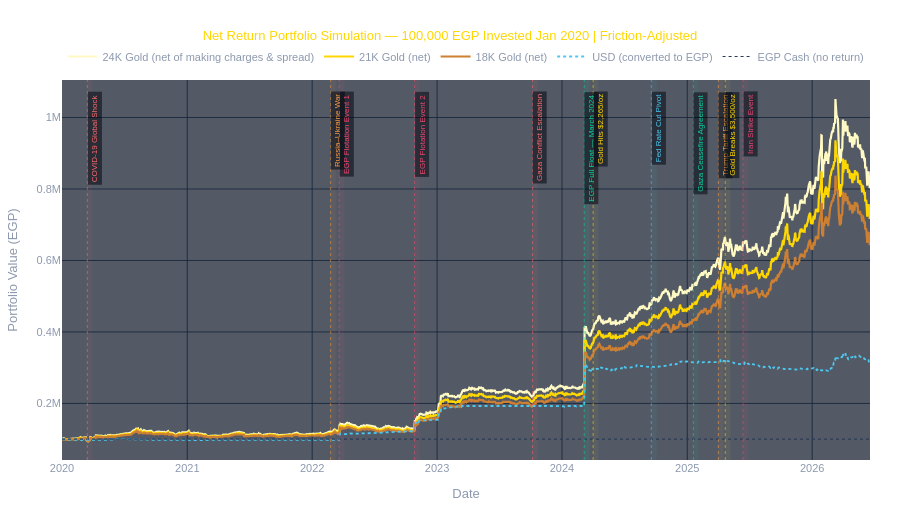

The code cell stored with this chart in its notebook:
### Code cell
# ─── Chart 3: Net Portfolio Performance - All Asset Classes ──────────────────

KARAT_COLORS = {'24K': '#FFF9C4', '21K': '#FFD700', '18K': '#CD7F32'}

fig3 = go.Figure()

fig3.add_trace(go.Scatter(
    x=df_portfolio.index, y=df_portfolio['port_24k_net'],
    name='24K Gold (net of making charges & spread)',
    line=dict(color=KARAT_COLORS['24K'], width=2.2),
    hovertemplate='24K: %{y:,.0f} EGP<extra></extra>'
))

fig3.add_trace(go.Scatter(
    x=df_portfolio.index, y=df_portfolio['port_21k_net'],
    name='21K Gold (net)',
    line=dict(color=KARAT_COLORS['21K'], width=2.2),
    hovertemplate='21K: %{y:,.0f} EGP<extra></extra>'
))

fig3.add_trace(go.Scatter(
    x=df_portfolio.index, y=df_portfolio['port_18k_net'],
    name='18K Gold (net)',
    line=dict(color=KARAT_COLORS['18K'], width=2.2),
    hovertemplate='18K: %{y:,.0f} EGP<extra></extra>'
))

fig3.add_trace(go.Scatter(
    x=df_portfolio.index, y=df_portfolio['port_usd'],
    name='USD (converted to EGP)',
    line=dict(color='#4CC9F0', width=1.8, dash='dot'),
    hovertemplate='USD: %{y:,.0f} EGP<extra></extra>'
))

fig3.add_trace(go.Scatter(
    x=df_portfolio.index, y=df_portfolio['port_cash'],
    name='EGP Cash (no return)',
    line=dict(color='#2A3A55', width=1.2, dash='dot'),
    hovertemplate='Cash: %{y:,.0f} EGP<extra></extra>'
))

add_crisis_overlays(fig3, df_portfolio.index)

fig3.update_layout(
    **PLOTLY_BASE,
    height=520,
    title=dict(
        text='Net Return Portfolio Simulation \u2014 100,000 EGP Invested Jan 2020 | Friction-Adjusted',
        font=dict(size=13, color='#FFD700'), x=0.5
    ),
    xaxis=dict(title='Date', gridcolor='rgba(19,34,56,0.8)', zeroline=False),
    yaxis=dict(title='Portfolio Value (EGP)', gridcolor='rgba(19,34,56,0.8)', zeroline=False),
    legend=dict(orientation='h', y=1.10, x=0.5, xanchor='center', bgcolor='rgba(0,0,0,0)')
)

fig3.show()

# Print comparative performance summary
print('\n=== Net Return Performance Summary (EGP 100,000 baseline) ===')
for karat, col in [('24K', 'port_24k_net'), ('21K', 'port_21k_net'), ('18K', 'port_18k_net')]:
    final_val = df_portfolio[col].iloc[-1]
    total_ret = (final_val / 100_000 - 1) * 100
    daily_ret = df_portfolio[col].pct_change().dropna()
    sharpe    = (daily_ret.mean() * 252) / (daily_ret.std() * np.sqrt(252))
    max_dd    = ((df_portfolio[col] / df_portfolio[col].cummax()) - 1).min() * 100
    print(f'  {karat}: Final={final_val:,.0f} EGP | Return={total_ret:+.1f}% | Sharpe={sharpe:.2f} | MaxDD={max_dd:.1f}%')

usd_final = df_portfolio['port_usd'].iloc[-1]
usd_ret   = (usd_final / 100_000 - 1) * 100
print(f'  USD: Final={usd_final:,.0f} EGP | Return={usd_ret:+.1f}%')
print(f'  Cash: Return=0.0% (nominal) | Real return: deeply negative vs inflation')

### Figure 1 — Plotly figure (JSON) as saved in the notebook; plotly's stock layout.template omitted (floating-point values rounded to 4 significant figures; data arrays with more than 128 entries replaced by an {"elided": "..."} marker saying what was removed)
{"data": [{"hovertemplate": "24K: %{y:,.0f} EGP<extra></extra>", "line": {"color": "#FFF9C4", "width": 2.2}, "name": "24K Gold (net of making charges & spread)", "type": "scatter", "x": {"elided": "1684 str values"}, "y": {"elided": "1684 float values"}}, {"hovertemplate": "21K: %{y:,.0f} EGP<extra></extra>", "line": {"color": "#FFD700", "width": 2.2}, "name": "21K Gold (net)", "type": "scatter", "x": {"elided": "1684 str values"}, "y": {"elided": "1684 float values"}}, {"hovertemplate": "18K: %{y:,.0f} EGP<extra></extra>", "line": {"color": "#CD7F32", "width": 2.2}, "name": "18K Gold (net)", "type": "scatter", "x": {"elided": "1684 str values"}, "y": {"elided": "1684 float values"}}, {"hovertemplate": "USD: %{y:,.0f} EGP<extra></extra>", "line": {"color": "#4CC9F0", "dash": "dot", "width": 1.8}, "name": "USD (converted to EGP)", "type": "scatter", "x": {"elided": "1684 str values"}, "y": {"elided": "1684 float values"}}, {"hovertemplate": "Cash: %{y:,.0f} EGP<extra></extra>", "line": {"color": "#2A3A55", "dash": "dot", "width": 1.2}, "name": "EGP Cash (no return)", "type": "scatter", "x": {"elided": "1684 str values"}, "y": {"elided": "1684 float values"}}], "layout": {"annotations": [{"bgcolor": "rgba(3,6,15,0.55)", "borderpad": 2, "font": {"color": "#FF6B6B", "family": "Arial", "size": 8}, "showarrow": false, "text": "COVID-19 Global Shock", "textangle": -90, "x": "2020-03-15", "xanchor": "left", "xref": "x", "y": 0.97, "yanchor": "top", "yref": "paper"}, {"bgcolor": "rgba(3,6,15,0.55)", "borderpad": 2, "font": {"color": "#FF9F43", "family": "Arial", "size": 8}, "showarrow": false, "text": "Russia–Ukraine War", "textangle": -90, "x": "2022-02-24", "xanchor": "left", "xref": "x", "y": 0.97, "yanchor": "top", "yref": "paper"}, {"bgcolor": "rgba(3,6,15,0.55)", "borderpad": 2, "font": {"color": "#EF476F", "family": "Arial", "size": 8}, "showarrow": false, "text": "EGP Flotation Event 1", "textangle": -90, "x": "2022-03-21", "xanchor": "left", "xref": "x", "y": 0.97, "yanchor": "top", "yref": "paper"}, {"bgcolor": "rgba(3,6,15,0.55)", "borderpad": 2, "font": {"color": "#EF476F", "family": "Arial", "size": 8}, "showarrow": false, "text": "EGP Flotation Event 2", "textangle": -90, "x": "2022-10-27", "xanchor": "left", "xref": "x", "y": 0.97, "yanchor": "top", "yref": "paper"}, {"bgcolor": "rgba(3,6,15,0.55)", "borderpad": 2, "font": {"color": "#FF6B6B", "family": "Arial", "size": 8}, "showarrow": false, "text": "Gaza Conflict Escalation", "textangle": -90, "x": "2023-10-07", "xanchor": "left", "xref": "x", "y": 0.97, "yanchor": "top", "yref": "paper"}, {"bgcolor": "rgba(3,6,15,0.55)", "borderpad": 2, "font": {"color": "#06D6A0", "family": "Arial", "size": 8}, "showarrow": false, "text": "EGP Full Float — March 2024", "textangle": -90, "x": "2024-03-06", "xanchor": "left", "xref": "x", "y": 0.97, "yanchor": "top", "yref": "paper"}, {"bgcolor": "rgba(3,6,15,0.55)", "borderpad": 2, "font": {"color": "#FFD700", "family": "Arial", "size": 8}, "showarrow": false, "text": "Gold Hits $2,265/oz", "textangle": -90, "x": "2024-04-01", "xanchor": "left", "xref": "x", "y": 0.97, "yanchor": "top", "yref": "paper"}, {"bgcolor": "rgba(3,6,15,0.55)", "borderpad": 2, "font": {"color": "#4CC9F0", "family": "Arial", "size": 8}, "showarrow": false, "text": "Fed Rate Cut Pivot", "textangle": -90, "x": "2024-09-18", "xanchor": "left", "xref": "x", "y": 0.97, "yanchor": "top", "yref": "paper"}, {"bgcolor": "rgba(3,6,15,0.55)", "borderpad": 2, "font": {"color": "#06D6A0", "family": "Arial", "size": 8}, "showarrow": false, "text": "Gaza Ceasefire Agreement", "textangle": -90, "x": "2025-01-19", "xanchor": "left", "xref": "x", "y": 0.97, "yanchor": "top", "yref": "paper"}, {"bgcolor": "rgba(3,6,15,0.55)", "borderpad": 2, "font": {"color": "#FF9F43", "family": "Arial", "size": 8}, "showarrow": false, "text": "Trump Tariff Escalation", "textangle": -90, "x": "2025-04-02", "xanchor": "left", "xref": "x", "y": 0.97, "yanchor": "top", "yref": "paper"}, {"bgcolor": "rgba(3,6,15,0.55)", "borderpad": 2, "font": {"color": "#FFD700", "family": "Arial", "size": 8}, "showarrow": false, "text": "Gold Breaks $3,500/oz", "textangle": -90, "x": "2025-04-22", "xanchor": "left", "xref": "x", "y": 0.97, "yanchor": "top", "yref": "paper"}, {"bgcolor": "rgba(3,6,15,0.55)", "borderpad": 2, "font": {"color": "#EF476F", "family": "Arial", "size": 8}, "showarrow": false, "text": "Iran Strike Event", "textangle": -90, "x": "2025-06-13", "xanchor": "left", "xref": "x", "y": 0.97, "yanchor": "top", "yref": "paper"}], "font": {"color": "#8D99AE", "family": "Arial, sans-serif", "size": 11}, "height": 520, "hoverlabel": {"bgcolor": "#0C1830", "bordercolor": "#1E3A5F", "font": {"size": 12}}, "hovermode": "x unified", "legend": {"bgcolor": "rgba(0,0,0,0)", "orientation": "h", "x": 0.5, "xanchor": "center", "y": 1.1}, "margin": {"b": 60, "l": 60, "r": 30, "t": 80}, "paper_bgcolor": "rgba(0,0,0,0)", "plot_bgcolor": "rgba(10,21,37,0.7)", "shapes": [{"fillcolor": "rgba(255,107,107,0.06)", "layer": "below", "line": {"width": 0}, "opacity": 1, "type": "rect", "x0": "2020-03-15", "x1": "2020-03-30", "xref": "x", "y0": 0, "y1": 1, "yref": "y domain"}, {"line": {"color": "#FF6B6B", "dash": "dot", "width": 0.9}, "opacity": 0.6, "type": "line", "x0": 1584230400000, "x1": 1584230400000, "xref": "x", "y0": 0, "y1": 1, "yref": "y domain"}, {"fillcolor": "rgba(255,159,67,0.06)", "layer": "below", "line": {"width": 0}, "opacity": 1, "type": "rect", "x0": "2022-02-24", "x1": "2022-03-11", "xref": "x", "y0": 0, "y1": 1, "yref": "y domain"}, {"line": {"color": "#FF9F43", "dash": "dot", "width": 0.9}, "opacity": 0.6, "type": "line", "x0": 1645660800000, "x1": 1645660800000, "xref": "x", "y0": 0, "y1": 1, "yref": "y domain"}, {"fillcolor": "rgba(239,71,111,0.07)", "layer": "below", "line": {"width": 0}, "opacity": 1, "type": "rect", "x0": "2022-03-21", "x1": "2022-04-05", "xref": "x", "y0": 0, "y1": 1, "yref": "y domain"}, {"line": {"color": "#EF476F", "dash": "dot", "width": 0.9}, "opacity": 0.6, "type": "line", "x0": 1647820800000, "x1": 1647820800000, "xref": "x", "y0": 0, "y1": 1, "yref": "y domain"}, {"fillcolor": "rgba(239,71,111,0.07)", "layer": "below", "line": {"width": 0}, "opacity": 1, "type": "rect", "x0": "2022-10-27", "x1": "2022-11-11", "xref": "x", "y0": 0, "y1": 1, "yref": "y domain"}, {"line": {"color": "#EF476F", "dash": "dot", "width": 0.9}, "opacity": 0.6, "type": "line", "x0": 1666828800000, "x1": 1666828800000, "xref": "x", "y0": 0, "y1": 1, "yref": "y domain"}, {"fillcolor": "rgba(255,107,107,0.07)", "layer": "below", "line": {"width": 0}, "opacity": 1, "type": "rect", "x0": "2023-10-07", "x1": "2023-10-22", "xref": "x", "y0": 0, "y1": 1, "yref": "y domain"}, {"line": {"color": "#FF6B6B", "dash": "dot", "width": 0.9}, "opacity": 0.6, "type": "line", "x0": 1696636800000, "x1": 1696636800000, "xref": "x", "y0": 0, "y1": 1, "yref": "y domain"}, {"fillcolor": "rgba(6,214,160,0.07)", "layer": "below", "line": {"width": 0}, "opacity": 1, "type": "rect", "x0": "2024-03-06", "x1": "2024-03-21", "xref": "x", "y0": 0, "y1": 1, "yref": "y domain"}, {"line": {"color": "#06D6A0", "dash": "dot", "width": 0.9}, "opacity": 0.6, "type": "line", "x0": 1709683200000, "x1": 1709683200000, "xref": "x", "y0": 0, "y1": 1, "yref": "y domain"}, {"fillcolor": "rgba(255,215,0,0.05)", "layer": "below", "line": {"width": 0}, "opacity": 1, "type": "rect", "x0": "2024-04-01", "x1": "2024-04-16", "xref": "x", "y0": 0, "y1": 1, "yref": "y domain"}, {"line": {"color": "#FFD700", "dash": "dot", "width": 0.9}, "opacity": 0.6, "type": "line", "x0": 1711929600000, "x1": 1711929600000, "xref": "x", "y0": 0, "y1": 1, "yref": "y domain"}, {"fillcolor": "rgba(76,201,240,0.06)", "layer": "below", "line": {"width": 0}, "opacity": 1, "type": "rect", "x0": "2024-09-18", "x1": "2024-10-03", "xref": "x", "y0": 0, "y1": 1, "yref": "y domain"}, {"line": {"color": "#4CC9F0", "dash": "dot", "width": 0.9}, "opacity": 0.6, "type": "line", "x0": 1726617600000, "x1": 1726617600000, "xref": "x", "y0": 0, "y1": 1, "yref": "y domain"}, {"fillcolor": "rgba(6,214,160,0.06)", "layer": "below", "line": {"width": 0}, "opacity": 1, "type": "rect", "x0": "2025-01-19", "x1": "2025-02-03", "xref": "x", "y0": 0, "y1": 1, "yref": "y domain"}, {"line": {"color": "#06D6A0", "dash": "dot", "width": 0.9}, "opacity": 0.6, "type": "line", "x0": 1737244800000, "x1": 1737244800000, "xref": "x", "y0": 0, "y1": 1, "yref": "y domain"}, {"fillcolor": "rgba(255,159,67,0.07)", "layer": "below", "line": {"width": 0}, "opacity": 1, "type": "rect", "x0": "2025-04-02", "x1": "2025-04-17", "xref": "x", "y0": 0, "y1": 1, "yref": "y domain"}, {"line": {"color": "#FF9F43", "dash": "dot", "width": 0.9}, "opacity": 0.6, "type": "line", "x0": 1743552000000, "x1": 1743552000000, "xref": "x", "y0": 0, "y1": 1, "yref": "y domain"}, {"fillcolor": "rgba(255,215,0,0.06)", "layer": "below", "line": {"width": 0}, "opacity": 1, "type": "rect", "x0": "2025-04-22", "x1": "2025-05-07", "xref": "x", "y0": 0, "y1": 1, "yref": "y domain"}, {"line": {"color": "#FFD700", "dash": "dot", "width": 0.9}, "opacity": 0.6, "type": "line", "x0": 1745280000000, "x1": 1745280000000, "xref": "x", "y0": 0, "y1": 1, "yref": "y domain"}, {"fillcolor": "rgba(239,71,111,0.08)", "layer": "below", "line": {"width": 0}, "opacity": 1, "type": "rect", "x0": "2025-06-13", "x1": "2025-06-28", "xref": "x", "y0": 0, "y1": 1, "yref": "y domain"}, {"line": {"color": "#EF476F", "dash": "dot", "width": 0.9}, "opacity": 0.6, "type": "line", "x0": 1749772800000, "x1": 1749772800000, "xref": "x", "y0": 0, "y1": 1, "yref": "y domain"}], "title": {"font": {"color": "#FFD700", "size": 13}, "text": "Net Return Portfolio Simulation — 100,000 EGP Invested Jan 2020 | Friction-Adjusted", "x": 0.5}, "xaxis": {"gridcolor": "rgba(19,34,56,0.8)", "title": {"text": "Date"}, "zeroline": false}, "yaxis": {"gridcolor": "rgba(19,34,56,0.8)", "title": {"text": "Portfolio Value (EGP)"}, "zeroline": false}}}
